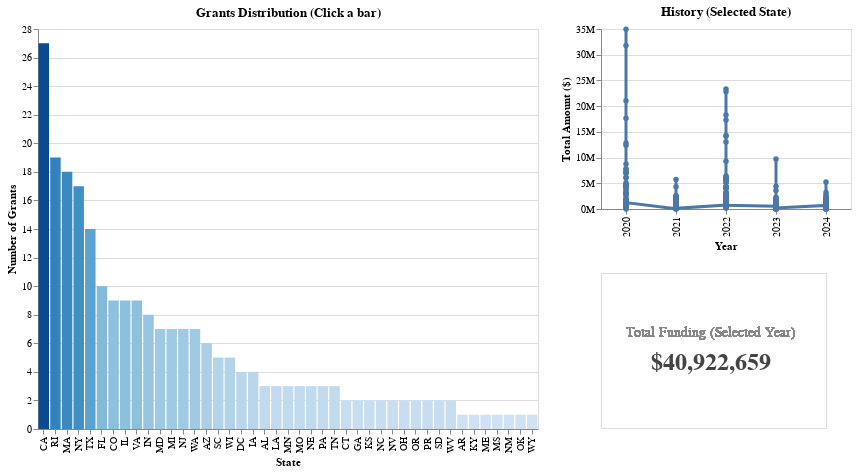

Source (notebook cell):
### Code cell
import altair as alt
import pandas as pd

# 0. SETUP
alt.data_transformers.enable("default")

# 1. DATA PREPARATION
# We need detailed data for the trend (state + year), which you already have in q1_df
q1_df = (
    df_grants.groupby(["state", "year"])
    .agg(grants_count=("award_id", "count"), total_amount=("award_amount", "sum"))
    .reset_index()
)

# 2. CREATE SELECTIONS
min_year = int(q1_df["year"].min())
max_year = int(q1_df["year"].max())

slider = alt.binding_range(min=min_year, max=max_year, step=1, name="Select Year: ")

try:
    # Modern Altair
    year_select = alt.selection_point(
        name="year_select", fields=["year"], bind=slider, value=[{"year": max_year}]
    )
    state_select = alt.selection_point(
        name="state_select", fields=["state"], empty="all"
    )
except AttributeError:
    # Older Altair
    year_select = alt.selection_single(
        name="year_select", fields=["year"], bind=slider, init={"year": max_year}
    )
    state_select = alt.selection_single(
        name="state_select", fields=["state"], empty="all"
    )

# 3. LEFT COLUMN: MAIN BAR CHART
bars = (
    alt.Chart(q1_df)
    .mark_bar()
    .encode(
        x=alt.X("state:N", sort="-y", title="State"),
        y=alt.Y("grants_count:Q", title="Number of Grants"),
        color=alt.condition(
            state_select,
            alt.Color("grants_count:Q", scale=alt.Scale(scheme="blues"), legend=None),
            alt.value("#f0f0f0"),  # Light gray for unselected
        ),
        tooltip=[
            alt.Tooltip("state:N"),
            alt.Tooltip("grants_count:Q"),
            alt.Tooltip("total_amount:Q", format="$,.0f"),
        ],
    )
    .transform_filter(year_select)
    .properties(width=500, height=400, title="Grants Distribution (Click a bar)")
)

# 4. RIGHT COLUMN: EVOLUTION + KPI

# A. Evolution Chart (Top Right)
# Shows the trend for the selected state over ALL years
trend_chart = (
    alt.Chart(q1_df)
    .mark_line(point=True, strokeWidth=3)
    .encode(
        x=alt.X("year:O", title="Year"),  # Ordinal to show specific years
        y=alt.Y("total_amount:Q", title="Total Amount ($)", axis=alt.Axis(format="~s")),
        color=alt.value("#4c78a8"),  # Blue to match the bar chart color scheme
        tooltip=[alt.Tooltip("year:O"), alt.Tooltip("total_amount:Q", format="$,.0f")],
    )
    .transform_filter(state_select)  # This is the magic: Filter by the click!
    .properties(
        width=250,
        height=180,  # Half the height of the main chart roughly
        title="History (Selected State)",
    )
)

# B. KPI Text (Bottom Right)
base_text = (
    alt.Chart(q1_df).transform_filter(year_select).transform_filter(state_select)
)

# Layer 1: Label
label = base_text.mark_text(align="center", color="#888", fontSize=14, dy=-15).encode(
    text=alt.value("Total Funding (Selected Year)"), y=alt.value(75), x=alt.value(110)
)

# Layer 2: Value
value = base_text.mark_text(
    align="center",
    color="#444",
    fontSize=24,
    fontWeight="bold",
    dy=15,
).encode(
    text=alt.Text("sum(total_amount):Q", format="$,.0f"),
    y=alt.value(75),  # Centered vertically in its box
    x=alt.value(110),  # Centered horizontally
)

kpi_section = (label + value).properties(width=225, height=155)

# 5. ASSEMBLE
# Right column is Trend on top of KPI
right_col = trend_chart & kpi_section

# Final is Bars on left of Right Column
final_q1 = (
    (bars | right_col)
    .add_params(year_select, state_select)
    .resolve_scale(color="independent")
)

final_q1

### Figure 1 — Vega-Lite specification as saved in the notebook (floating-point values rounded to 4 significant figures; data arrays with more than 128 entries replaced by an {"elided": "..."} marker saying what was removed)
{"config": {"view": {"continuousWidth": 300, "continuousHeight": 300}}, "hconcat": [{"mark": {"type": "bar"}, "encoding": {"color": {"condition": {"param": "state_select", "empty": true, "field": "grants_count", "legend": null, "scale": {"scheme": "blues"}, "type": "quantitative"}, "value": "#f0f0f0"}, "tooltip": [{"field": "state", "type": "nominal"}, {"field": "grants_count", "type": "quantitative"}, {"field": "total_amount", "format": "$,.0f", "type": "quantitative"}], "x": {"field": "state", "sort": "-y", "title": "State", "type": "nominal"}, "y": {"field": "grants_count", "title": "Number of Grants", "type": "quantitative"}}, "height": 400, "name": "view_86", "title": "Grants Distribution (Click a bar)", "transform": [{"filter": {"param": "year_select"}}], "width": 500}, {"vconcat": [{"mark": {"type": "line", "point": true, "strokeWidth": 3}, "encoding": {"color": {"value": "#4c78a8"}, "tooltip": [{"field": "year", "type": "ordinal"}, {"field": "total_amount", "format": "$,.0f", "type": "quantitative"}], "x": {"field": "year", "title": "Year", "type": "ordinal"}, "y": {"axis": {"format": "~s"}, "field": "total_amount", "title": "Total Amount ($)", "type": "quantitative"}}, "height": 180, "name": "view_85", "title": "History (Selected State)", "transform": [{"filter": {"param": "state_select", "empty": true}}], "width": 250}, {"layer": [{"mark": {"type": "text", "align": "center", "color": "#888", "dy": -15, "fontSize": 14}, "encoding": {"text": {"value": "Total Funding (Selected Year)"}, "x": {"value": 110}, "y": {"value": 75}}, "name": "view_84", "transform": [{"filter": {"param": "year_select"}}, {"filter": {"param": "state_select", "empty": true}}]}, {"mark": {"type": "text", "align": "center", "color": "#444", "dy": 15, "fontSize": 24, "fontWeight": "bold"}, "encoding": {"text": {"aggregate": "sum", "field": "total_amount", "format": "$,.0f", "type": "quantitative"}, "x": {"value": 110}, "y": {"value": 75}}, "transform": [{"filter": {"param": "year_select"}}, {"filter": {"param": "state_select", "empty": true}}]}], "height": 155, "width": 225}]}], "data": {"name": "data-9bec50a19bbb2e035120a0b16956914c"}, "params": [{"name": "year_select", "select": {"type": "point", "fields": ["year"]}, "bind": {"input": "range", "max": 2024, "min": 2020, "name": "Select Year: ", "step": 1}, "value": [{"year": 2024}], "views": ["view_86", "view_85", "view_84"]}, {"name": "state_select", "select": {"type": "point", "fields": ["state"]}, "views": ["view_86", "view_85", "view_84"]}], "resolve": {"scale": {"color": "independent"}}, "$schema": "https://vega.github.io/schema/vega-lite/v5.20.1.json", "datasets": {"data-9bec50a19bbb2e035120a0b16956914c": {"elided": "231 records"}}}
